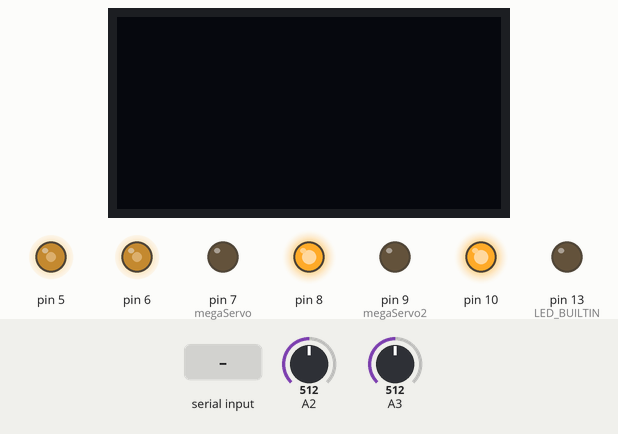
Recording of a sketch running on a simulated Arduino Uno, built with avr-gcc and run on an emulated ATmega328P. On the bench: 128×64 one-colour display, output pins drawn as LEDs (lit = HIGH). The inputs (shaded band) are chosen by the test bench; at power-on: A2 = 512, A3 = 512. The display library's start-up logo is not drawn; what the sketch prints to the serial monitor is not drawn.

Above: at 1.2 s.
1.3 s: "*" received over the second serial link
At 2.5 s:
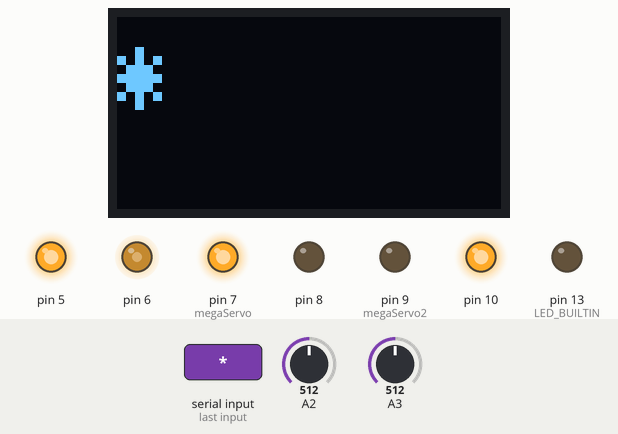
2.8 s: "-" received over the second serial link
At 3.4 s:
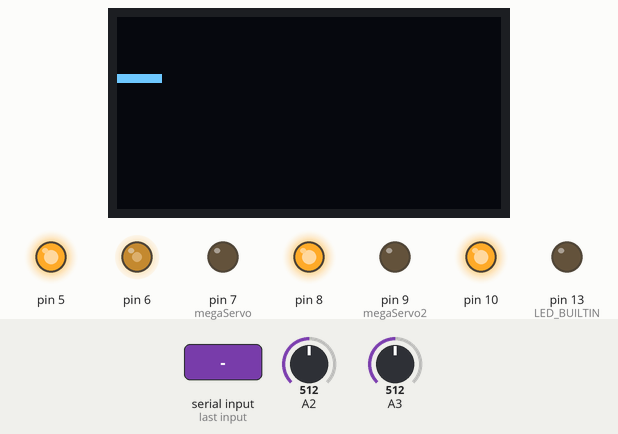
4.3 s: "6" received over the second serial link
At 5.5 s:
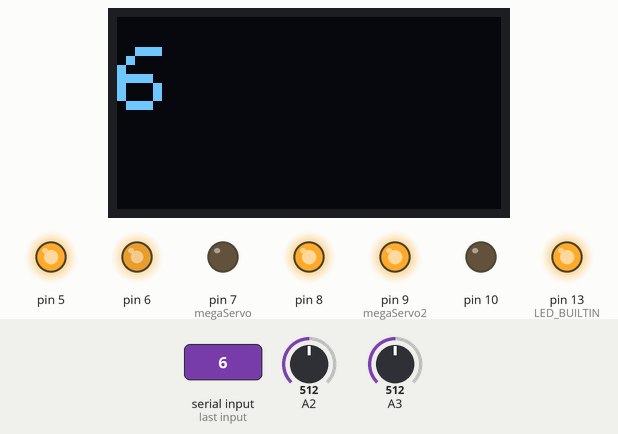
5.8 s: A2 set to 716
At 6.5 s:
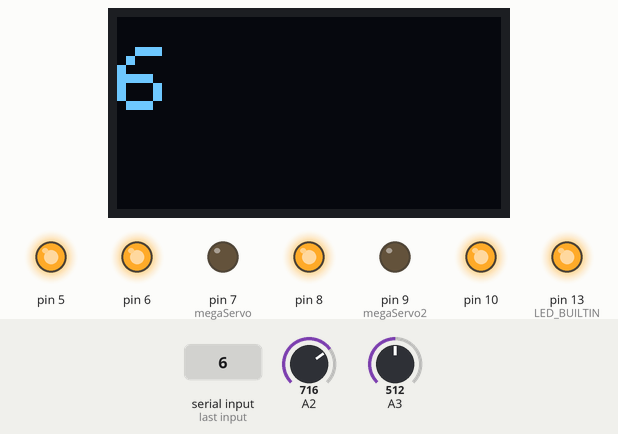
7.3 s: A3 set to 306
At 8.3 s:
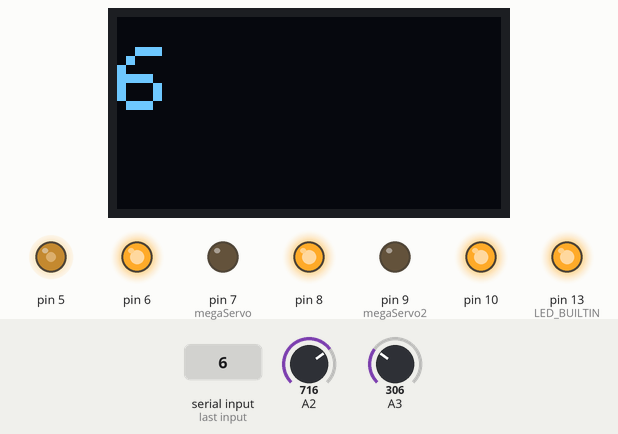
8.8 s: "9" received over the second serial link
At 10.0 s:
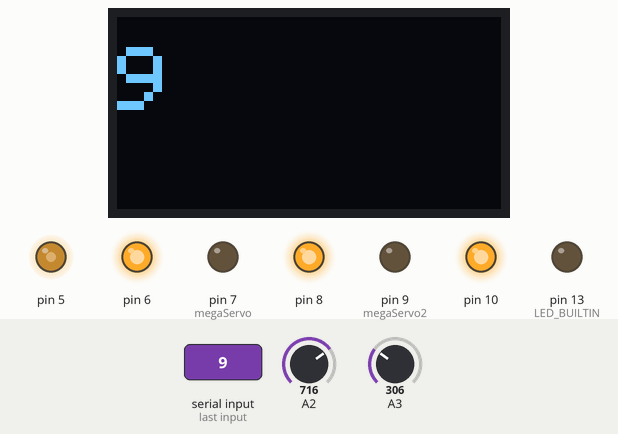
Timing chart, 0 to 11.3 s (numbered marks = the images above; inputs shaded):
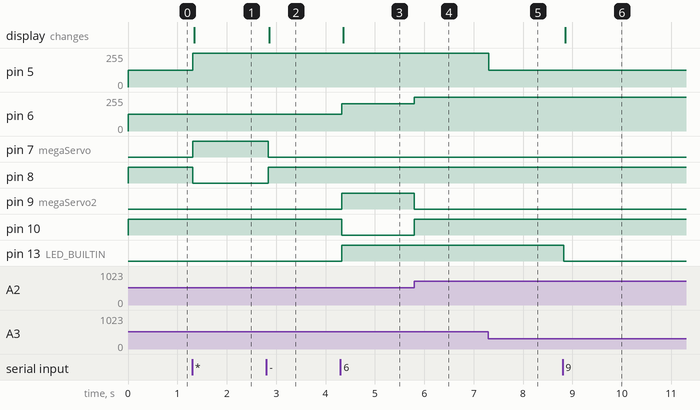

Measured:
- after the input at 1.3 s, pin 5: 125/255 → 255/255 at once; pin 7 (megaServo): LOW → HIGH at once; pin 8: HIGH → LOW at once; the display: changes at once (image 1)
- after the input at 2.8 s, pin 7 (megaServo): HIGH → LOW at once; pin 8: LOW → HIGH at once; the display: changes after 0.06 s (image 2)
- after the input at 4.3 s, pin 6: 125/255 → 205/255 at once; pin 9 (megaServo2), pin 13 (LED_BUILTIN): LOW → HIGH at once; pin 10: HIGH → LOW at once; the display: changes after 0.06 s (image 3)
- after the input at 5.8 s, pin 6: 205/255 → 255/255 at once; pin 9 (megaServo2): HIGH → LOW at once; pin 10: LOW → HIGH at once
- after the input at 7.3 s, pin 5: 255/255 → 125/255 at once
- after the input at 8.8 s, pin 13 (LED_BUILTIN): HIGH → LOW at once; the display: changes after 0.05 s (image 6)

The sketch:

slave_recibe_y_compara_DATOS_8A_TIMER2.ino
```cpp
#include <Servo.h>
//Slaver
/*
 * D4 - Clockwise M2
D5 - Enabler M1
D6 - Enabler M2
D7 - Clockwise M1
D8 - Counter clockwise M1
D9 - Counter clockwise M2
 *
 */


#include <Wire.h>
#include <Adafruit_GFX.h>
#include <Adafruit_SSD1306.h>


#include <Arduino.h>
#include <SPI.h>

#define SCREEN_WIDTH 128 // OLED display width, in pixels
#define SCREEN_HEIGHT 64 // OLED display height, in pixels

// Declaration for an SSD1306 display connected to I2C (SDA, SCL pins)
Adafruit_SSD1306 display(SCREEN_WIDTH, SCREEN_HEIGHT, &Wire, -1);


#include <SoftwareSerial.h>
SoftwareSerial ArduinoMaster(2,3);
String msg;
String leido="";


//biceps derecho rango 120 <> 30
//out 1 rojo out2 amarillo
// potenciometro rojo >> grnd---- potenciometro negro 5v
#include "MegaServo.h"
MegaServo megaServo;
MegaServo megaServo2;
int angle;


void setup(){


    megaServo.attach(7, 8, 5, A3);  // se cambio de A4 a A3 5>enable motor1 l298A D7 - Clockwise D8 - Counter clockwise M1
    megaServo.write(90);

 megaServo2.attach(9, 10, 6, A2);  //  feedback A2 a A3 5>enable motor1 l298A D7 - Clockwise D8 - Counter clockwise M2
    megaServo2.write(90);


  pinMode(LED_BUILTIN, OUTPUT);
  digitalWrite(LED_BUILTIN, LOW);

  Serial.begin(9600);
  ArduinoMaster.begin(9600);

 if(!display.begin(SSD1306_SWITCHCAPVCC, 0x3C)) { // Address 0x3D for 128x64
    Serial.println(F("SSD1306 allocation failed"));
    for(;;);
  }


}


void loop(){
  readSerialPort();
oled();
//leecaracter();


  // Send answer to master
  if(msg!=""){
    Serial.print("Master sent : " );
    Serial.println(msg);
    ArduinoMaster.print(msg);
    msg="";
  }
}


void readSerialPort(){
 while (ArduinoMaster.available()) {
   delay(10);
   if (ArduinoMaster.available() >0) {
     char c = ArduinoMaster.read();  //gets one byte from serial buffer
     msg += c; //makes the string readString

  display.clearDisplay();
   }

  Serial.println("He leido la cadena: \"" + leido + "\"");

    //Biceps brazo izquierdo
    if (msg.startsWith("*")){
    //if (leido == "enciende")
      //digitalWrite(LED_BUILTIN, HIGH);
      megaServo.write(150);    // rango brazo abajo
     //angle=120;
     //servo();
      Serial.println("megaservo 120");
    }

    if (msg.startsWith("-")){
    //if (leido == "apaga")
      //digitalWrite(LED_BUILTIN, LOW);
      megaServo.write(30);
      //angle=30;
     //servo();
  Serial.println("megaservo 20");
    }


   //biceps brazo derecho

   if (msg.startsWith("6")){
    //if (leido == "enciende")
      digitalWrite(LED_BUILTIN, HIGH);
      megaServo2.write(120);
     //angle=120;
     //servo();
      Serial.println("megaservo2 120");
    }

    if (msg.startsWith("9")){
    //if (leido == "apaga")
      digitalWrite(LED_BUILTIN, LOW);
      megaServo2.write(30);
      //angle=30;
     //servo();
  Serial.println("megaservo2 30");


 }
 ArduinoMaster.flush();
}
}

void oled(){
 // display.clearDisplay();

  display.setTextSize(3);
  display.setTextColor(WHITE);
  display.setCursor(0, 10);
  // Display static text
  display.println(msg);
  display.display();

}

void servo(){

 //int angle = Serial.parseInt();

    Serial.println(angle);

    megaServo.write(angle);

}
```

MegaServo.h
```cpp
#define MAX_SERVOS 2

#define MIN_POT_VALUE 180
#define MAX_POT_VALUE 800

#define MIN_ANGLE 10
#define MAX_ANGLE 170

typedef unsigned char uint8_t;

typedef struct {
  int wanted_angle;
  int current_angle;
  uint8_t speed;
} servo_status;

class MegaServo
{
public:
  MegaServo();
  void attach(int _cw_pin, int _ccw_pin, int _enablerPin, uint8_t _sensor_pin);
        void attach(int _cw_pin, int _ccw_pin, int _enablerPin, uint8_t _sensor_pin, int _offset);
  void detach();
  void write(int degrees);
  void update();
  servo_status read();

        bool active;
        int index;
private:
        int offset;
  int cw_pin;
  int ccw_pin;
  int enabler_pin;
  uint8_t sensor_pin;
  uint8_t speed;
  int wanted_position;
  int tolerance;

        void write_pot_value(int degrees);
        void run_cw();
  void run_ccw();
  void stop();
        int get_position();
};

static int s_index;                // number of registered servo's
static MegaServo* _m_servos[2];    // array containing registered servo's
```

MegaServo.ino
```cpp
MegaServo::MegaServo()
{
  if (s_index == MAX_SERVOS)
  {
    return;
  }

  index = s_index;

  _m_servos[s_index++] = this;

  tolerance = 15;
}

void MegaServo::attach(int _cw_pin, int _ccw_pin, int _enablerPin, uint8_t _sensor_pin)
{
  attach(_cw_pin, _ccw_pin, _enablerPin, _sensor_pin, 0);
}

void MegaServo::attach(int _cw_pin, int _ccw_pin, int _enablerPin, uint8_t _sensor_pin, int _offset)
{
  cw_pin = _cw_pin;
  ccw_pin =  _ccw_pin;
  enabler_pin = _enablerPin;
  sensor_pin = _sensor_pin;
  offset = _offset;

  active = true;

  pinMode(cw_pin, OUTPUT);
  pinMode(ccw_pin, OUTPUT);

  digitalWrite(cw_pin, LOW);
  digitalWrite(ccw_pin, LOW);

  // shamelessly hijack timer1...
  noInterrupts();           // disable all interrupts
  TCCR2A = 0;
  TCCR2B = 0;
  TCNT2  = 0;
  OCR2A = 1041;            // compare match register 16MHz/256/60Hz
  TCCR2B |= (1 << WGM22);   // CTC mode
  TCCR2B |= (1 << CS12);    // 256 prescaler
  TIMSK2 |= (1 << OCIE2A);  // enable timer compare interrupt
  interrupts();             // enable all interrupts
}

// timer interrupt routine
ISR(TIMER2_COMPA_vect)
{
  for (int i = 0; i < s_index; i++)
  {
    if (_m_servos[i]->active)
    {
      _m_servos[i]->update();
    }
  }
}

void MegaServo::detach()
{
  stop();

  active = false;
}

void MegaServo::write(int degrees)
{
  // map degrees to potentiometer value
  int pot_value = map(degrees, MIN_ANGLE, MAX_ANGLE, MIN_POT_VALUE, MAX_POT_VALUE);

  write_pot_value(pot_value);
}

void MegaServo::update()
{
  int current_position = get_position();

  // Guard servo's min and max bounds
  if (current_position < MIN_POT_VALUE)
  {
    write(MIN_ANGLE);
  }

  if (current_position > MAX_POT_VALUE)
  {
    write(MAX_ANGLE);
  }

  // Gap between curent and wanted positions
  int gap = abs(current_position - wanted_position);

  // If gap is within tolerance then stop
  if (gap < tolerance)
  {
    stop();

    return;
  }

  // set speed according to gap remaining
  speed = 125;

  if (gap > 50)
  {
    speed = 165;
  }
  if (gap > 75)
  {
    speed = 205;
  }
  if (gap > 100)
  {
    speed = 255;
  }

  // Determine direction
  if (current_position < wanted_position)
  {
    run_cw();
  }

  if (current_position > wanted_position)
  {
    run_ccw();
  }
}

servo_status MegaServo::read()
{
  // Get current postion, wanted position and speed
  servo_status current_status;

  int current_angle = map(get_position(), MIN_POT_VALUE, MAX_POT_VALUE, MIN_ANGLE, MAX_ANGLE);
  int wanted_angle = map(wanted_position, MIN_POT_VALUE, MAX_POT_VALUE, MIN_ANGLE, MAX_ANGLE);

  current_status.current_angle = current_angle;
  current_status.wanted_angle = wanted_angle;
  current_status.speed = speed;

  return current_status;
}

/*************** Private stuff **************/

void MegaServo::write_pot_value(int value)
{
  // Constrain value to servo's min and max bounds
  int constrained_value = constrain(value, MIN_POT_VALUE + tolerance, MAX_POT_VALUE - tolerance);

  // set destination
  wanted_position = constrained_value;
}

// Run motor clockwise at current speed
void MegaServo::run_cw()
{
  digitalWrite(cw_pin, HIGH);
  digitalWrite(ccw_pin, LOW);

  analogWrite(enabler_pin, speed);
}

// Run motor counter clockwise at current speed
void MegaServo::run_ccw()
{
  digitalWrite(cw_pin, LOW);
  digitalWrite(ccw_pin, HIGH);

  analogWrite(enabler_pin, speed);
}

// Stop the motor, set speed to 0
void MegaServo::stop()
{
  digitalWrite(cw_pin, LOW);
  digitalWrite(ccw_pin, LOW);

  analogWrite(enabler_pin, 0);
}

// Get current offset potentiometer position
int MegaServo::get_position()
{
  return analogRead(sensor_pin) + offset;
}
```
